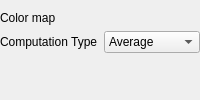
           <widget class="QWidget" name="pageAverage">
            <layout class="QFormLayout" name="formLayout_6">
             <property name="fieldGrowthPolicy">
              <enum>QFormLayout::AllNonFixedFieldsGrow</enum>
             </property>
             <property name="leftMargin">
              <number>0</number>
             </property>
             <property name="rightMargin">
              <number>0</number>
             </property>
             <property name="bottomMargin">
              <number>9</number>
             </property>
             <item row="0" column="0">
              <widget class="QLabel" name="label_7">
               <property name="text">
                <string>Color map</string>
               </property>
              </widget>
             </item>
             <item row="0" column="1">
              <widget class="QLabel" name="labelAverageColor">
               <property name="text">
                <string/>
               </property>
              </widget>
             </item>
             <item row="1" column="0">
              <widget class="QLabel" name="label_22">
               <property name="text">
                <string>Computation Type</string>
               </property>
              </widget>
             </item>
             <item row="1" column="1">
              <widget class="QComboBox" name="comboBoxStatisticsType">
               <item>
                <property name="text">
                 <string>Average</string>
                </property>
               </item>
               <item>
                <property name="text">
                 <string>Minimum</string>
                </property>
               </item>
               <item>
                <property name="text">
                 <string>Maximum</string>
                </property>
               </item>
               <item>
                <property name="text">
                 <string>Count</string>
                </property>
               </item>
              </widget>
             </item>
            </layout>
           </widget>
